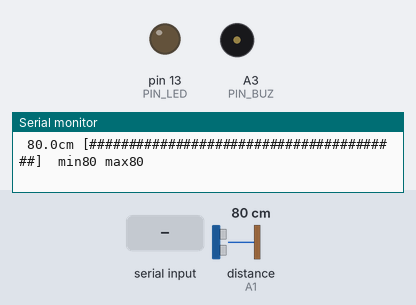
Bench run of a sketch on a simulated Arduino Uno, built with avr-gcc and run on an emulated ATmega328P. Parts: output pins drawn as LEDs (lit = HIGH), buzzer (waves = sounding), the last lines printed to the serial monitor. Wiring (inferred from the names in the program): ultrasonic range finder: trigger A0; echo A1. The inputs (shaded band) are chosen by the test bench; at power-on: distance to the obstacle (sensor on A1) 80 cm. The echo pulse lasts 58.3 µs per cm; pins used as bus, display or sensor lines are not drawn.

Above: at 1.5 s.
1.6 s: "b" received over Serial
At 2.1 s:
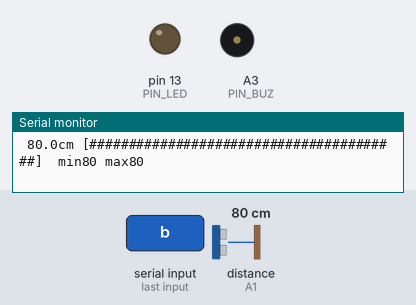
4.6 s: distance to the obstacle (sensor on A1) set to 21 cm
At 4.86 s:
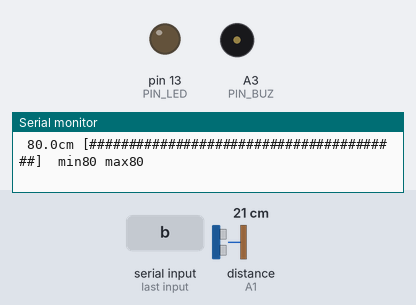
7.6 s: distance to the obstacle (sensor on A1) set to 18 cm
At 8.9 s:
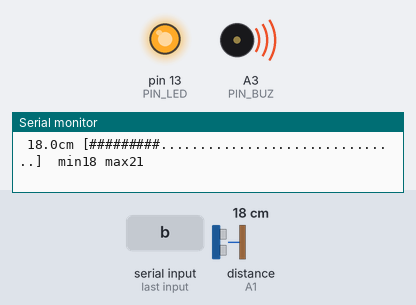
9.2 s: "b" received over Serial
At 9.9 s:
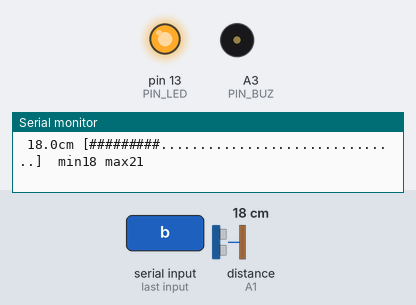
Timing chart, 0 to 12.2 s (numbered marks = the images above; inputs shaded):
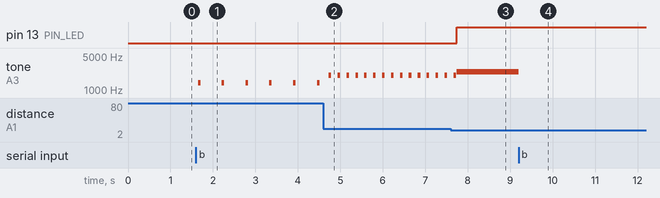

Measured:
- the behaviour switches between 20 and 19 cm on distance to the obstacle (sensor on A1) (found by bisection; images 2 and 3)
- after the input at 1.6 s, tone on A3 (PIN_BUZ): alternates 1400 Hz for 0.06 s and silent for 0.50 s, starting after 0.05 s
- after the input at 4.6 s, tone on A3 (PIN_BUZ): alternates 2000 Hz for 0.06 s and silent for 0.15 s, starting after 0.13 s
- after the input at 7.6 s, pin 13 (PIN_LED): LOW → HIGH after 0.14 s
- after the input at 9.2 s, tone on A3 (PIN_BUZ): 2400 Hz → silent at once

The sketch:

USRange.ino
```cpp
/* ===========================================================================
 *  USRange —— 连续测距观察器（看"范围 / 死角"）
 *  ---------------------------------------------------------------------------
 *  ★ 双击项目根目录的「看距离.bat」即可，不需要打开 Arduino IDE。
 *    那个 bat 会起一个黑窗口，里面持续刷新读数，一直输出到你关掉它。
 *
 *  ---------------------------------------------------------------------------
 *  默认输出（一行一次采样，带距离条，扫场时最好用）：
 *
 *      15.4cm [#########.........................]  min14 max17
 *      ----   [...................................]  NO ECHO
 *
 *  串口命令（在窗口里直接敲字母回车）
 *      h   打印距离直方图 —— 找死角神器：扫完场地按一下，
 *          哪一格是 0，那段距离就是这个模块在你场地的盲区
 *      z   清零统计和直方图
 *      b   蜂鸣器开/关（默认关，不吵）
 *      p   切换绘图器模式（Arduino 串口绘图器用，一行 key:value）
 *      ?   重印说明
 *
 *  ---------------------------------------------------------------------------
 *  已知能力边界（别白试）
 *      硬盲区      2~4cm     探头自身声学耦合，低于 4cm 一律丢弃
 *      可靠量程    4~250cm   标称 4m，室内 2m 外开始零星丢波
 *      锥角        约 15°    细杆、桌腿常"看不见"
 *      测不到      布/海绵/绒毛   吸声
 *      测不准      光滑斜面 >45°  镜面反射跑偏，读数突然变很远
 *
 *  ★ 不驱动电机，轮子不会转。
 *  ★ 接线：VCC->5V  Trig->A0  Echo->A1  GND->GND   beep=A3
 * =========================================================================*/

#include <Arduino.h>

const uint8_t PIN_TRIG = A0;
const uint8_t PIN_ECHO = A1;
const uint8_t PIN_LED  = 13;
const uint8_t PIN_BUZ  = A3;

/* ★ 默认不出声。想开就敲 b */
bool buzzerOn = false;

/* 两次触发间隔。手册下限 60ms，留余量到 70ms，否则上一发余波会被当成新回波 */
const uint16_t SAMPLE_MS  = 70;
const uint16_t TIMEOUT_US = 25000;      // 25000us ≈ 4.3m
const uint8_t  WIN = 32;                // 滚动窗口 32 个样本 ≈ 2.2 秒

/* 盲区：低于这个值当作无效（探头声学耦合会给出 2~4cm 的假读数） */
const int16_t  BLIND_CM = 4;

/* 直方图：0~400cm，每 10cm 一格 */
const uint8_t  BIN_CM = 10;
const uint8_t  BIN_N  = 40;
uint16_t hist[BIN_N];

float    ring[WIN];
uint8_t  ringIdx = 0, ringCnt = 0;

uint32_t nextSampleMs = 0;
uint8_t  printDiv     = 0;              // 每 3 次采样打印一次（约 210ms）

bool     plotMode  = false;
float    lastCm    = 0;
float    lastRawCm = 0;
uint16_t lostTotal = 0, okTotal = 0;
uint16_t recentLost = 0, recentOk = 0;  // 最近一段的丢波比例

/* ========================================================================= */

int16_t measureCm()
{
  digitalWrite(PIN_TRIG, LOW);
  delayMicroseconds(3);
  digitalWrite(PIN_TRIG, HIGH);
  delayMicroseconds(10);
  digitalWrite(PIN_TRIG, LOW);

  const unsigned long us = pulseIn(PIN_ECHO, HIGH, TIMEOUT_US);
  if (us == 0) { return -1; }

  const int16_t cm = (int16_t)(us / 58.0f + 0.5f);
  if (cm < BLIND_CM) { return -2; }
  return cm;
}

/* ---- 三点中值：抗单次假回波，比平均值更不容易被一个坏点带偏 ---- */
int16_t rawRing[3] = { -1, -1, -1 };
uint8_t rawIdx = 0;

void pushRaw(int16_t cm)
{
  rawRing[rawIdx] = cm;
  rawIdx = (uint8_t)((rawIdx + 1) % 3);
}

int16_t medianValid()
{
  int16_t v[3];
  uint8_t n = 0;
  for (uint8_t i = 0; i < 3; i++)
  {
    if (rawRing[i] > 0) { v[n++] = rawRing[i]; }
  }
  if (n == 0) { return 0; }
  if (n == 1) { return v[0]; }
  if (n == 2) { return (int16_t)((v[0] + v[1]) / 2); }

  if (v[0] > v[1]) { const int16_t t = v[0]; v[0] = v[1]; v[1] = t; }
  if (v[1] > v[2]) { const int16_t t = v[1]; v[1] = v[2]; v[2] = t; }
  if (v[0] > v[1]) { const int16_t t = v[0]; v[0] = v[1]; v[1] = t; }
  return v[1];
}

void pushRing(float v)
{
  ring[ringIdx] = v;
  ringIdx = (uint8_t)((ringIdx + 1) % WIN);
  if (ringCnt < WIN) { ringCnt++; }
}

/* 窗口内有效值的最小/最大 */
void windowRange(float &mn, float &mx)
{
  mn = 9999;
  mx = 0;
  for (uint8_t i = 0; i < ringCnt; i++)
  {
    if (ring[i] <= 0) { continue; }
    if (ring[i] < mn) { mn = ring[i]; }
    if (ring[i] > mx) { mx = ring[i]; }
  }
  if (mn > 9000) { mn = 0; }
}

void resetStats()
{
  ringIdx = 0;
  ringCnt = 0;
  lostTotal = 0;
  okTotal = 0;
  recentLost = 0;
  recentOk = 0;
  for (uint8_t i = 0; i < BIN_N; i++) { hist[i] = 0; }
  Serial.println(F("# stats cleared"));
}

/* ---------------------------------------------------------------------------
 *  蜂鸣器：默认关。开了之后靠近才响，越近越急。
 * ------------------------------------------------------------------------- */
uint32_t lastBeepMs = 0;

void serviceBuzzer(float cm, bool valid)
{
  if (!buzzerOn) { return; }
  if (!valid || cm <= 0)
  {
    noTone(PIN_BUZ);
    return;
  }

  uint16_t period, freq, dur;
  if (cm < 20)       { period = 0;    freq = 2400; dur = 1000; }
  else if (cm < 60)  { period = 150;  freq = 2000; dur = 60;   }
  else if (cm < 150) { period = 500;  freq = 1400; dur = 60;   }
  else               { period = 1200; freq = 800;  dur = 60;   }

  if (period == 0)
  {
    tone(PIN_BUZ, freq);
    return;
  }
  noTone(PIN_BUZ);
  if (millis() - lastBeepMs >= period)
  {
    lastBeepMs = millis();
    tone(PIN_BUZ, freq, dur);
  }
}

/* ---------------------------------------------------------------------------
 *  一行读数：距离 + 距离条 + 窗口极值
 *  条子一格 2cm，40 格到 80cm 封顶，超过就全满
 * ------------------------------------------------------------------------- */
void printOneLine()
{
  if (lastCm <= 0)
  {
    Serial.print(F("  ----"));
  }
  else
  {
    if (lastCm < 100) { Serial.print(' '); }
    if (lastCm < 10)  { Serial.print(' '); }
    Serial.print(lastCm, 1);
    Serial.print(F("cm"));
  }
  Serial.print(' ');

  Serial.print('[');
  uint8_t n = (lastCm > 0) ? (uint8_t)(lastCm / 2.0f) : 0;
  if (n > 40) { n = 40; }
  for (uint8_t i = 0; i < 40; i++) { Serial.print(i < n ? '#' : '.'); }
  Serial.print(F("]  "));

  if (lastCm <= 0)
  {
    Serial.print(F("NO ECHO"));
  }
  else
  {
    float mn, mx;
    windowRange(mn, mx);
    Serial.print(F("min"));
    Serial.print((int)mn);
    Serial.print(F(" max"));
    Serial.print((int)mx);
  }

  /* 最近 32 次的丢波率：能看出这块材料/角度是不是在"半通" */
  const uint16_t tot = (uint16_t)(recentOk + recentLost);
  if (tot >= 32)
  {
    const uint8_t pct = (uint8_t)((uint32_t)recentLost * 100UL / tot);
    if (pct > 0)
    {
      Serial.print(F(" lose"));
      Serial.print(pct);
      Serial.print('%');
    }
    recentOk = 0;
    recentLost = 0;
  }

  Serial.println();
}

void printHelp()
{
  Serial.println();
  Serial.println(F("# ==== US RANGE ===="));
  Serial.println(F("# VCC=5V  Trig=A0  Echo=A1  GND     beep=A3 (off)"));
  Serial.println(F("# keys:  h=histogram  z=clear  b=buzzer  p=plotter  ?=help"));
  Serial.println(F("# layout: 15.4cm [#########....]  min14 max17  lose3%"));
  Serial.println(F("# -------------------------------"));
}

void printHistogram()
{
  Serial.println();
  Serial.println(F("# ---- DISTANCE HISTOGRAM (10cm bins) ----"));
  Serial.println(F("# bins with count 0 = blind / never reached"));

  bool anyData = false;

  for (uint8_t i = 0; i < BIN_N; i++)
  {
    if (hist[i] == 0) { continue; }

    anyData = true;
    const uint16_t lo = (uint16_t)i * BIN_CM;

    Serial.print(F("# "));
    if (lo < 100) { Serial.print(' '); }
    if (lo < 10)  { Serial.print(' '); }
    Serial.print(lo);
    Serial.print(F("-"));
    Serial.print(lo + BIN_CM - 1);
    Serial.print(F("  "));
    if (hist[i] < 10) { Serial.print(' '); }
    Serial.print(hist[i]);
    Serial.print(' ');

    uint8_t bar = (uint8_t)(hist[i] / 4);
    if (bar > 50) { bar = 50; }
    for (uint8_t k = 0; k < bar; k++) { Serial.print('*'); }
    Serial.println();
  }

  if (!anyData) { Serial.println(F("# (no data yet)")); }

  Serial.print(F("# echo samples : "));
  Serial.println(okTotal);
  Serial.print(F("# no-echo      : "));
  Serial.println(lostTotal);
  Serial.print(F("# loss rate    : "));
  if ((uint16_t)(okTotal + lostTotal) > 0)
  {
    Serial.print((uint32_t)lostTotal * 100UL / (uint32_t)(okTotal + lostTotal));
    Serial.print('%');
  }
  else { Serial.print(F("n/a")); }
  Serial.println();
  Serial.println(F("# gaps between bins = distances never measured"));
  Serial.println(F("# ---------------------------------------"));
  Serial.println();
}

void handleSerial()
{
  while (Serial.available() > 0)
  {
    switch ((char)Serial.read())
    {
      case 'h': printHistogram(); break;
      case 'z': resetStats();     break;
      case '?': printHelp();      break;

      case 'b':
        buzzerOn = !buzzerOn;
        if (!buzzerOn) { noTone(PIN_BUZ); }
        Serial.print(F("# buzzer "));
        Serial.println(buzzerOn ? F("ON") : F("OFF"));
        break;

      case 'p':
        plotMode = !plotMode;
        Serial.print(F("# mode="));
        Serial.println(plotMode ? F("plotter") : F("line"));
        break;

      default: break;
    }
  }
}

void setup()
{
  Serial.begin(115200);

  pinMode(PIN_TRIG, OUTPUT);
  pinMode(PIN_ECHO, INPUT);
  pinMode(PIN_LED, OUTPUT);
  digitalWrite(PIN_TRIG, LOW);
  digitalWrite(PIN_LED, LOW);
  noTone(PIN_BUZ);                 // 上电别乱响

  resetStats();
  delay(300);
  printHelp();
}

void loop()
{
  handleSerial();

  if (millis() - nextSampleMs < SAMPLE_MS) { return; }
  nextSampleMs = millis();

  const int16_t raw = measureCm();

  if (raw > 0)
  {
    pushRaw(raw);
    if (okTotal < 60000) { okTotal++; }
    recentOk++;
  }
  else
  {
    if (lostTotal < 60000) { lostTotal++; }
    recentLost++;
  }

  const int16_t med = medianValid();
  lastCm    = (float)med;
  lastRawCm = (raw > 0) ? (float)raw : 0;

  pushRing(lastCm);
  serviceBuzzer(lastCm, med > 0);

  /* 太近时点亮板载 LED，纯视觉提示，不出声 */
  digitalWrite(PIN_LED, (lastCm > 0 && lastCm < 20) ? HIGH : LOW);

  if (med > 0)
  {
    const uint8_t bin = (uint8_t)(med / BIN_CM);
    if (bin < BIN_N && hist[bin] < 60000) { hist[bin]++; }
  }

  /* ---- 输出节流：每 3 次采样打一行（约 210ms） ---- */
  printDiv++;
  if (printDiv < 3) { return; }
  printDiv = 0;

  if (plotMode)
  {
    float mn, mx;
    windowRange(mn, mx);
    Serial.print(F("dist:"));
    Serial.print(lastCm, 1);
    Serial.print(F(" raw:"));
    Serial.print(lastRawCm, 1);
    Serial.print(F(" min:"));
    Serial.print(mn, 1);
    Serial.print(F(" max:"));
    Serial.print(mx, 1);
    Serial.println();
  }
  else
  {
    printOneLine();
  }
}
```
